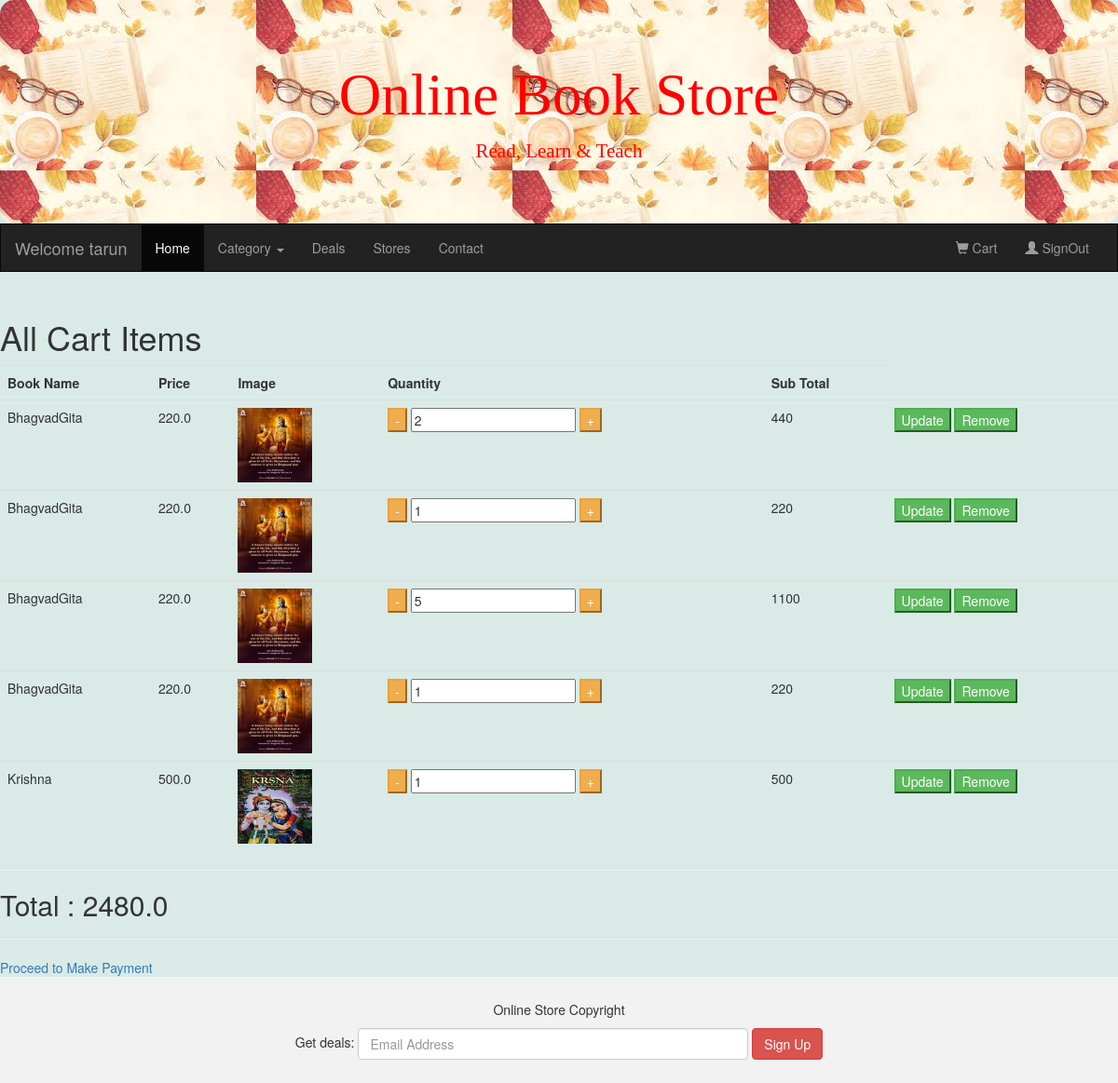
The app's page /showCartItems (signed in) with its own data.
### UserApp/models.py (models this page shows)
class MyCart(models.Model):
    user = models.ForeignKey(UserInfo,on_delete=models.CASCADE)
    book = models.ForeignKey(Book,on_delete=models.CASCADE)
    qty = models.IntegerField(default=1)
    class Meta:
        db_table ="MyCart"

### BookAdminApp/models.py (models this page shows)
class Book(models.Model):
    book_name = models.CharField(max_length=100)
    price = models.FloatField(default=200)
    description = models.CharField(max_length=200)
    size = models.CharField(max_length=200)
    image =  models.ImageField(upload_to="image",default="abc.jpg")
    category = models.ForeignKey(Category,on_delete=models.CASCADE)
    class Meta():
        db_table = "Book"

### UserApp/views.py (the view, shortened to what this page needs)
# urls.py: path('showCartItems',views.showCartItems),
def showCartItems(request):
    if(request.method=="GET"):
        items = MyCart.objects.filter(user = request.session["uname"])
        total = 0
        for item in items:
            total +=item.qty*item.book.price
        request.session["total"] = total
        return render(request,"showAllCartItems.html",{"items":items})

### UserApp/templates/showAllCartItems.html (shortened to what this page needs)
{%extends "master.html"%}
{%block "content"%}
<h1>All Cart Items</h1>
<table class="table">
    <tr><th>Book Name</th>
    <th>Price</th>
<th>Image</th>
<th>Quantity</th>
<th>Sub Total</th></tr>
    {%for item in items%}
    <tr>
        <form method="post">
        <td>{{item.book.book_name}}</td>
        <td>{{item.book.price}}</td>
        <td><img src="{{item.book.image.url}}"
            style="height:80px;width:80px;"/></td>
        <td><button type="button" class="button btn-warning"
            onclick="decrement('qty{{item.book.id}}')">-</button>
            <input type="text" id="qty{{item.book.id}}" name="qty" value="{{item.qty}}" readonly/>
            <button type="button" class="button btn-warning"
             onclick="increment('qty{{item.book.id}}')">+</button></td>
        <td> {% widthratio item.book.price 1 item.qty %}</td>
        <td><button type="submit" class="button btn-success" name="action" value="update">Update</button>
            <button type="submit" class="button btn-success" name="action" value="remove">Remove</button></td>
        </form>
    </tr>
    {%endfor%}
</table>
<hr/>
<h2>Total :  {{request.session.total}}</h2>
<hr/>
<a href="/MakePayment">Proceed to Make Payment</a>
{%endblock%}

### records on screen
MyCart: book.book_name "BhagvadGita", book.price "220.0", book.image (picture), qty "2", book+qty "440"
MyCart: book.book_name "BhagvadGita", book.price "220.0", book.image (picture), qty "1", book+qty "220"
MyCart: book.book_name "BhagvadGita", book.price "220.0", book.image (picture), qty "5", book+qty "1100"
MyCart: book.book_name "BhagvadGita", book.price "220.0", book.image (picture), qty "1", book+qty "220"
MyCart: book.book_name "Krishna", book.price "500.0", book.image (picture), qty "1", book+qty "500"

### other values on screen
{{ request.session.uname }} "tarun"
{{ request.session.total }} "2480.0"
